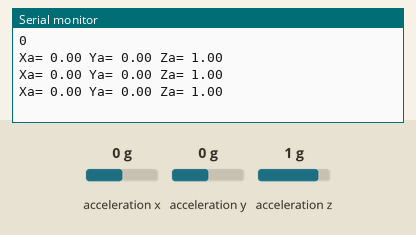
Bench run of a sketch on a simulated Arduino Uno, built with avr-gcc and run on an emulated ATmega328P. Parts: the last lines printed to the serial monitor. Wiring (inferred from the names in the program): ADXL345 accelerometer at I2C address 0x53. The test bench sets the inputs (shaded band); at power-on: acceleration x 0 g, acceleration y 0 g, acceleration z 1 g.

Above: at 1.3 s.
1.4 s: acceleration x set to -1.4 g
At 1.9 s:
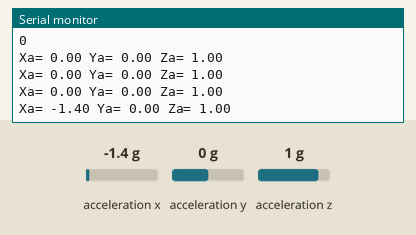
2.9 s: acceleration y set to -1.4 g
At 3.4 s:
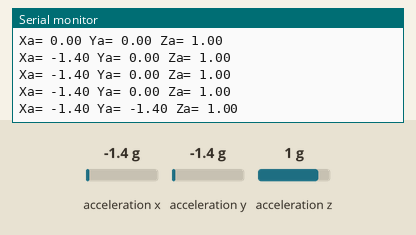
4.4 s: acceleration z set to -1.4 g
At 4.9 s:
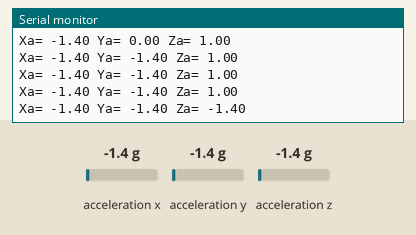

The sketch:

gyro_data_reading.ino
```cpp
#include <Wire.h>

#define ADXL345 0x53  // address of our ADXL345 module
float X_out, Y_out, Z_out;

void gyro_setup() {
  // Serial.println("hellol ");
  Wire.begin();  // Initiate the Wire library
  // Set ADXL345 in measuring mode
  Wire.beginTransmission(ADXL345);  // Start communicating with the
  // Serial.println("hellol 1");
  Wire.write(0x2D);  // Access/ talk to POWER_CTL Register - 0x2D
  // Enable measurement
  // Serial.println("hellol 2 ");
  Wire.write(8);  // (8dec -> 0000 1000 binary) Bit D3 High for meas

 int status = Wire.endTransmission();
 Serial.println(status);
    // Serial.println("hellol before delay");
  delay(10);
  // Serial.println("hellol gyro end");
}

void reading_gyro_data() {

  //=== Reading acceleromter data === //
  // Serial.println("hellolol ");
  Wire.beginTransmission(0x53);
  Wire.write(0x32);  // Start with register 0x32 (ACCEL_XO
  Wire.endTransmission(false);
  Wire.requestFrom(ADXL345, 6, true);  // Read 6 registers
  X_out = (Wire.read() | Wire.read() << 8);  // X-axis value
  X_out = X_out / 256;  //For a range of +-2g, we need to divi
  Y_out = (Wire.read()| Wire.read() << 8);  // Y-axis value
  Y_out = Y_out / 256;
  Z_out = (Wire.read() | Wire.read() << 8);  // Z-axis value
  Z_out = Z_out / 256;

  Serial.print("Xa= ");
  Serial.print(X_out);
  Serial.print(" Ya= ");
  Serial.print(Y_out);
  Serial.print(" Za= ");
  Serial.println(Z_out);
  delay(500);
// Serial.println("hellol end ");
}

void setup() {

  Serial.begin(9600);  // Initiate serial communication for printi
  gyro_setup();

}

void loop() {

  reading_gyro_data();
}
```

Measured:
- after the input at 1.4 s, the serial monitor: prints a new line after 0.12 s (image 1)
- after the input at 2.9 s, the serial monitor: prints a new line after 0.12 s (image 2)
- after the input at 4.4 s, the serial monitor: prints a new line after 0.13 s (image 3)
